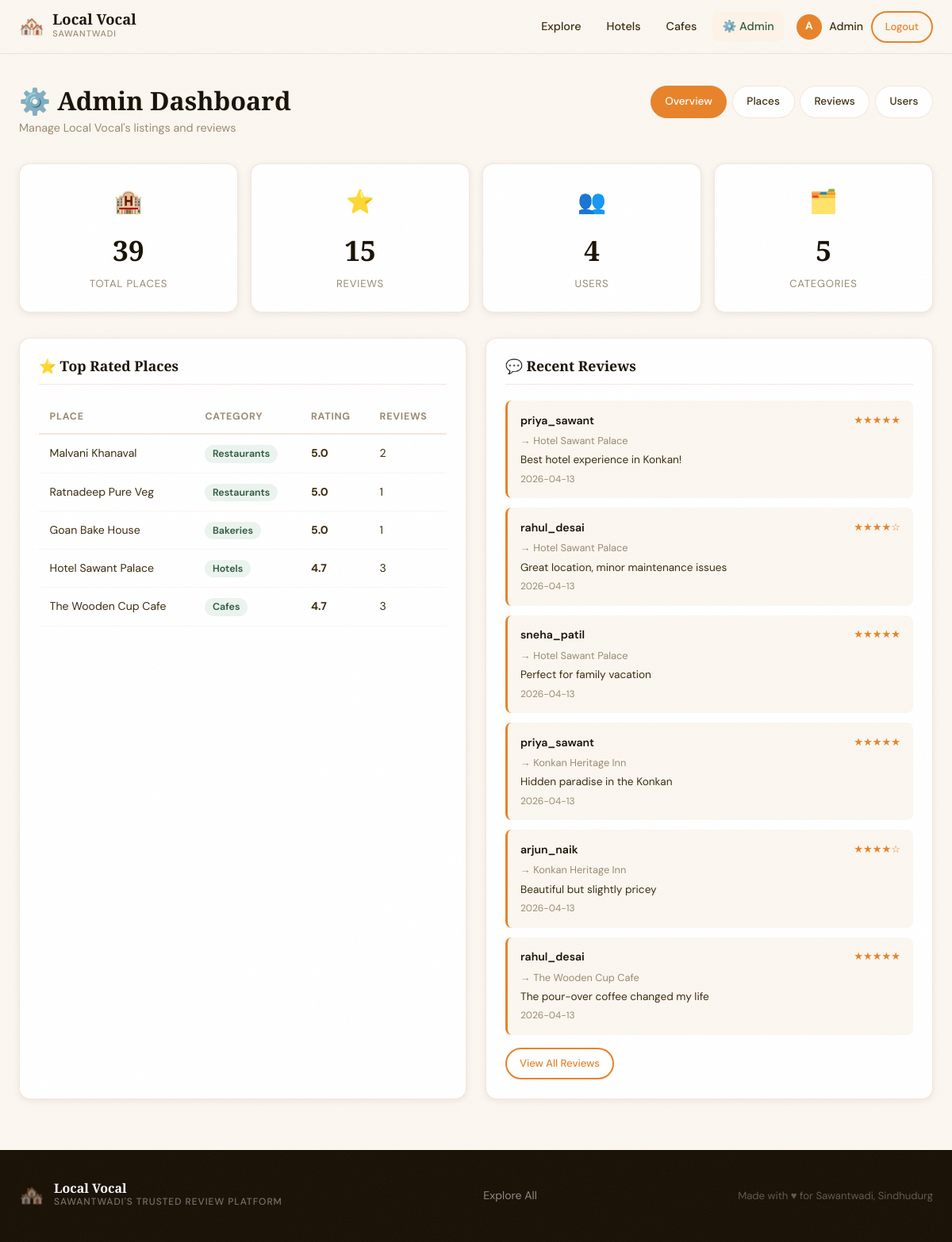
The page /admin (signed in) on the database its author committed.
### tables this page shows
CREATE TABLE places (
    id INTEGER PRIMARY KEY AUTOINCREMENT,
    name TEXT NOT NULL,
    description TEXT,
    address TEXT,
    phone TEXT,
    website TEXT,
    price_range TEXT DEFAULT '₹₹',
    category_id INTEGER REFERENCES categories(id),
    image_url TEXT,
    is_active INTEGER DEFAULT 1,
    is_featured INTEGER DEFAULT 0,
    created_at TIMESTAMP DEFAULT CURRENT_TIMESTAMP
);

CREATE TABLE reviews (
    id INTEGER PRIMARY KEY AUTOINCREMENT,
    place_id INTEGER NOT NULL REFERENCES places(id),
    user_id INTEGER NOT NULL REFERENCES users(id),
    rating INTEGER NOT NULL CHECK(rating BETWEEN 1 AND 5),
    title TEXT NOT NULL,
    body TEXT NOT NULL,
    created_at TIMESTAMP DEFAULT CURRENT_TIMESTAMP,
    updated_at TIMESTAMP DEFAULT CURRENT_TIMESTAMP,
    UNIQUE(place_id, user_id)
);

CREATE TABLE users (
    id INTEGER PRIMARY KEY AUTOINCREMENT,
    username TEXT NOT NULL UNIQUE,
    name TEXT NOT NULL,
    email TEXT NOT NULL UNIQUE,
    password_hash TEXT NOT NULL,
    is_admin INTEGER DEFAULT 0,
    created_at TIMESTAMP DEFAULT CURRENT_TIMESTAMP
);

### app.py (the view)
@app.route('/admin')
@admin_required
def admin_dashboard():
    db = get_db()
    stats = {
        'total_places': db.execute('SELECT COUNT(*) FROM places').fetchone()[0],
        'total_reviews': db.execute('SELECT COUNT(*) FROM reviews').fetchone()[0],
        'total_users': db.execute('SELECT COUNT(*) FROM users WHERE is_admin=0').fetchone()[0],
        'total_categories': db.execute('SELECT COUNT(*) FROM categories').fetchone()[0],
    }
    recent_reviews = db.execute('''
        SELECT r.*, u.username, p.name as place_name
        FROM reviews r JOIN users u ON r.user_id = u.id
        JOIN places p ON r.place_id = p.id
        ORDER BY r.created_at DESC LIMIT 10
    ''').fetchall()
    top_places = db.execute('''
        SELECT p.name, c.name as category_name,
               ROUND(AVG(r.rating),1) as avg_rating, COUNT(r.id) as review_count
        FROM places p LEFT JOIN reviews r ON r.place_id = p.id
        LEFT JOIN categories c ON p.category_id = c.id
        WHERE p.is_active=1 GROUP BY p.id
        ORDER BY avg_rating DESC LIMIT 5
    ''').fetchall()
    return render_template('admin/dashboard.html', stats=stats,
                           recent_reviews=recent_reviews, top_places=top_places)

### app.py (called while the page is built)
def admin_required(f):
    @wraps(f)
    def decorated(*args, **kwargs):
        if 'user_id' not in session or not session.get('is_admin'):
            flash('Admin access required.', 'danger')
            return redirect(url_for('index'))
        return f(*args, **kwargs)
    return decorated

### database.py (called while the page is built)
def get_db():
    from flask import g
    if 'db' not in g:
        g.db = sqlite3.connect(DATABASE)
        g.db.row_factory = sqlite3.Row
        g.db.execute('PRAGMA foreign_keys = ON')
    return g.db

### templates/admin/dashboard.html (shortened to what this page needs)
{% extends 'base.html' %}
{% block content %}
<div class="admin-page">
    <div class="container">
        <div class="admin-header">
            <div>
                <h1 class="admin-title">⚙️ Admin Dashboard</h1>
                <p class="admin-sub">Manage Local Vocal's listings and reviews</p>
            </div>
            <div class="admin-nav-pills">
                <a href="{{ url_for('admin_dashboard') }}" class="pill active">Overview</a>
                <a href="{{ url_for('admin_places') }}" class="pill">Places</a>
                <a href="{{ url_for('admin_reviews') }}" class="pill">Reviews</a>
                <a href="{{ url_for('admin_users') }}" class="pill">Users</a>
            </div>
        </div>
        <div class="admin-stats">
            <div class="admin-stat-card">
                <div class="ast-icon">🏨</div>
                <div class="ast-num">{{ stats.total_places }}</div>
                <div class="ast-label">Total Places</div>
            </div>
            <div class="admin-stat-card">
                <div class="ast-icon">⭐</div>
                <div class="ast-num">{{ stats.total_reviews }}</div>
                <div class="ast-label">Reviews</div>
            </div>
            <div class="admin-stat-card">
                <div class="ast-icon">👥</div>
                <div class="ast-num">{{ stats.total_users }}</div>
                <div class="ast-label">Users</div>
            </div>
            <div class="admin-stat-card">
                <div class="ast-icon">🗂️</div>
                <div class="ast-num">{{ stats.total_categories }}</div>
                <div class="ast-label">Categories</div>
            </div>
        </div>
        <div class="admin-grid-2">
            <div class="admin-panel">
                <h2 class="panel-title">⭐ Top Rated Places</h2>
                <table class="admin-table">
                    <thead>
                        <tr><th>Place</th><th>Category</th><th>Rating</th><th>Reviews</th></tr>
                    </thead>
                    <tbody>
                        {% for p in top_places %}
                        <tr>
                            <td>{{ p.name }}</td>
                            <td><span class="cat-pill">{{ p.category_name }}</span></td>
                            <td><strong>{{ p.avg_rating or '—' }}</strong></td>
                            <td>{{ p.review_count }}</td>
                        </tr>
                        {% endfor %}
                    </tbody>
                </table>
            </div>
            <div class="admin-panel">
                <h2 class="panel-title">💬 Recent Reviews</h2>
                <div class="admin-reviews-list">
                    {% for r in recent_reviews[:6] %}
                    <div class="admin-review-item">
                        <div class="ari-header">
                            <span class="ari-user">{{ r.username }}</span>
                            <span class="ari-rating">{{ '★' * r.rating }}{{ '☆' * (5 - r.rating) }}</span>
                        </div>
                        <div class="ari-place">→ {{ r.place_name }}</div>
                        <div class="ari-title">{{ r.title }}</div>
                        <div class="ari-date">{{ r.created_at[:10] }}</div>
                    </div>
                    {% endfor %}
                </div>
                <a href="{{ url_for('admin_reviews') }}" class="btn btn-outline btn-sm" style="margin-top:1rem">View All Reviews</a>
            </div>
        </div>
    </div>
</div>
{% endblock %}

### templates/base.html (shortened to what this page needs)
<!DOCTYPE html>
<html lang="en">
<head>
    <link rel="stylesheet" href="{{ url_for('static', filename='css/style.css') }}">
</head>
<body>
    <nav class="navbar">
        <div class="nav-container">
            <a href="{{ url_for('index') }}" class="nav-brand">
                <span class="brand-icon">🏘️</span>
                <div class="brand-text">
                    <span class="brand-name">Local Vocal</span>
                    <span class="brand-sub">Sawantwadi</span>
                </div>
            </a>
            <div class="nav-links" id="navLinks">
                <a href="{{ url_for('index') }}" class="nav-link {% if request.endpoint == 'index' %}active{% endif %}">Explore</a>
                <a href="{{ url_for('index') }}?category={{ categories|selectattr('name','eq','Hotels')|map(attribute='id')|first|default('') }}" class="nav-link">Hotels</a>
                <a href="{{ url_for('index') }}?category={{ categories|selectattr('name','eq','Cafes')|map(attribute='id')|first|default('') }}" class="nav-link">Cafes</a>
                {% if session.get('is_admin') %}
                    <a href="{{ url_for('admin_dashboard') }}" class="nav-link nav-admin">⚙️ Admin</a>
                {% endif %}
                {% if session.get('user_id') %}
                    <div class="nav-user">
                        <span class="user-avatar">{{ session.name[0]|upper }}</span>
                        <span class="user-name">{{ session.name.split()[0] }}</span>
                        <a href="{{ url_for('logout') }}" class="btn btn-outline btn-sm">Logout</a>
                    </div>
                {% else %}
                    <a href="{{ url_for('login') }}" class="btn btn-outline btn-sm">Login</a>
                    <a href="{{ url_for('register') }}" class="btn btn-primary btn-sm">Join</a>
                {% endif %}
            </div>
        </div>
    </nav>
    <main>
        {% block content %}{% endblock %}
    </main>
    <footer class="footer">
        <div class="footer-container">
            <div class="footer-brand">
                <span class="brand-icon">🏘️</span>
                <div>
                    <div class="brand-name">Local Vocal</div>
                    <div class="brand-sub">Sawantwadi's trusted review platform</div>
                </div>
            </div>
            <div class="footer-links">
                <a href="{{ url_for('index') }}">Explore All</a>
            </div>
            <div class="footer-note">
                Made with ♥ for Sawantwadi, Sindhudurg
            </div>
        </div>
    </footer>
</body>
</html>

### rows shown on the page
places: name "Malvani Khanaval", category_name "Restaurants", avg_rating "5.0", review_count "2"
places: name "Ratnadeep Pure Veg", category_name "Restaurants", avg_rating "5.0", review_count "1"
places: name "Goan Bake House", category_name "Bakeries", avg_rating "5.0", review_count "1"
places: name "Hotel Sawant Palace", category_name "Hotels", avg_rating "4.7", review_count "3"
places: name "The Wooden Cup Cafe", category_name "Cafes", avg_rating "4.7", review_count "3"
reviews: username "priya_sawant", rating "★★★★★", place_name "Hotel Sawant Palace", title "Best hotel experience in Konkan!", created_at "2026-04-13"
reviews: username "rahul_desai", rating "★★★★", rating "☆", place_name "Hotel Sawant Palace", title "Great location, minor maintenance issues", created_at "2026-04-13"
reviews: username "sneha_patil", rating "★★★★★", place_name "Hotel Sawant Palace", title "Perfect for family vacation", created_at "2026-04-13"
reviews: username "priya_sawant", rating "★★★★★", place_name "Konkan Heritage Inn", title "Hidden paradise in the Konkan", created_at "2026-04-13"
reviews: username "arjun_naik", rating "★★★★", rating "☆", place_name "Konkan Heritage Inn", title "Beautiful but slightly pricey", created_at "2026-04-13"
reviews: username "rahul_desai", rating "★★★★★", place_name "The Wooden Cup Cafe", title "The pour-over coffee changed my life", created_at "2026-04-13"

### other values the page prints
{{ session.name[0]|upper }} "A"
{{ session.name.split()[0] }} "Admin"
{{ stats.total_places }} "39"
{{ stats.total_reviews }} "15"
{{ stats.total_users }} "4"
{{ stats.total_categories }} "5"
